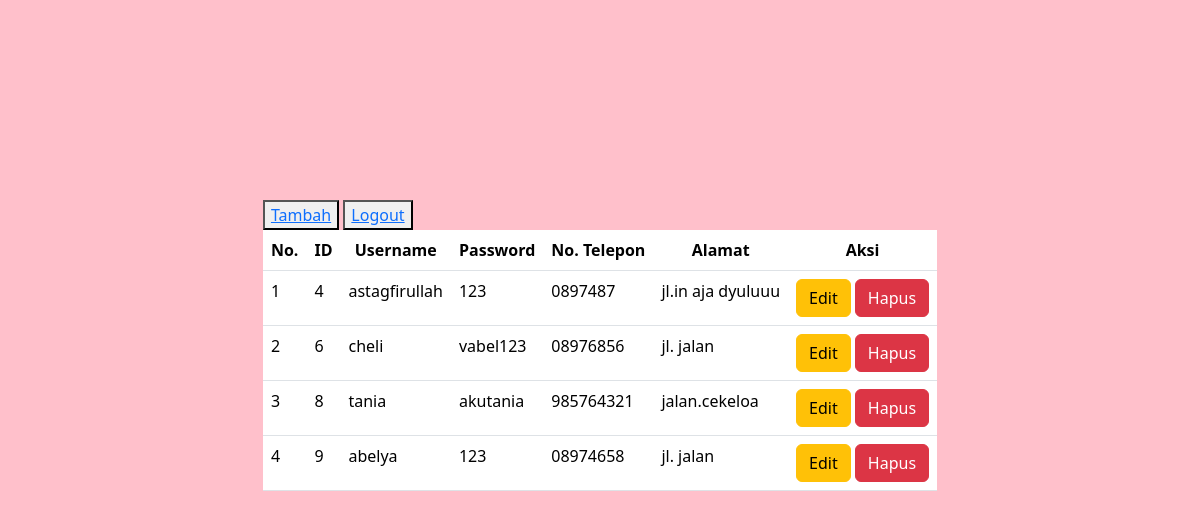
Screenshot of /main.php with the database file from the repository.
### tables this page shows
CREATE TABLE `akun` (
  `id_pelanggan` int(11) NOT NULL,
  `username` varchar(25) NOT NULL,
  `password` varchar(25) NOT NULL,
  `no_telepon` varchar(15) NOT NULL,
  `alamat` text NOT NULL
);

### main.php (the view, shortened to what this page needs)
<!DOCTYPE html>
<html lang="en">
<head>
    <link rel="stylesheet" href="bootstrap/css/bootstrap.min.css">
</head>
<body>
<div class="kotak">
    <div>
<div>
    <button><a href="form_add.php">Tambah</a></button>
    <button><a href="logout.php">Logout</a></button>
    <table class="table">
        <tr>
            <th>No.</th>
            <th>ID</th>
            <th>Username</th>
            <th>Password</th>
            <th>No. Telepon</th>
            <th>Alamat</th>
            <th>Aksi</th>
        </tr>
    <?php
        include 'koneksi.php';
        $query = mysqli_query($koneksi,"SELECT * FROM akun");
        $no = 1;
        while($lihat = mysqli_fetch_array($query)){
    ?>
        <tr>
            <td><?php echo $no++; ?></td>
			<td><?php echo $lihat['id_pelanggan']; ?></td>
			<td><?php echo $lihat['username']; ?></td>
			<td><?php echo $lihat['password']; ?></td>
			<td><?php echo $lihat['no_telepon']; ?></td>
			<td><?php echo $lihat['alamat']; ?></td>
            <td>
            <Button type="button" class="btn btn-warning">
				<a href="form_edit.php?id_pelanggan=<?php echo $lihat['id_pelanggan']?>" style="text-decoration: none; color:black;">Edit
			</a></Button>
			<button type="button" value="delete" class="btn btn-danger">
				<a href="proses.php?id_pelanggan=<?php echo $lihat['id_pelanggan']?>" style="text-decoration: none; color:white">Hapus
			</a></button>
            </td>
        </tr>
    <?php }?>
    </table>
</div>
</body>
</html>

### main.php (style rules this page uses)
body { background-color:pink; display:flex; flex-direction:column; justify-content:center; align-items:center; margin-top:200px; }
th { text-align:center; }

### rows the page displays
akun: id_pelanggan "4", username "astagfirullah", password "123", no_telepon "0897487", alamat "jl.in aja dyuluuu"
akun: id_pelanggan "6", username "cheli", password "vabel123", no_telepon "08976856", alamat "jl. jalan"
akun: id_pelanggan "8", username "tania", password "akutania", no_telepon "985764321", alamat "jalan.cekeloa"
akun: id_pelanggan "9", username "abelya", password "123", no_telepon "08974658", alamat "jl. jalan"
